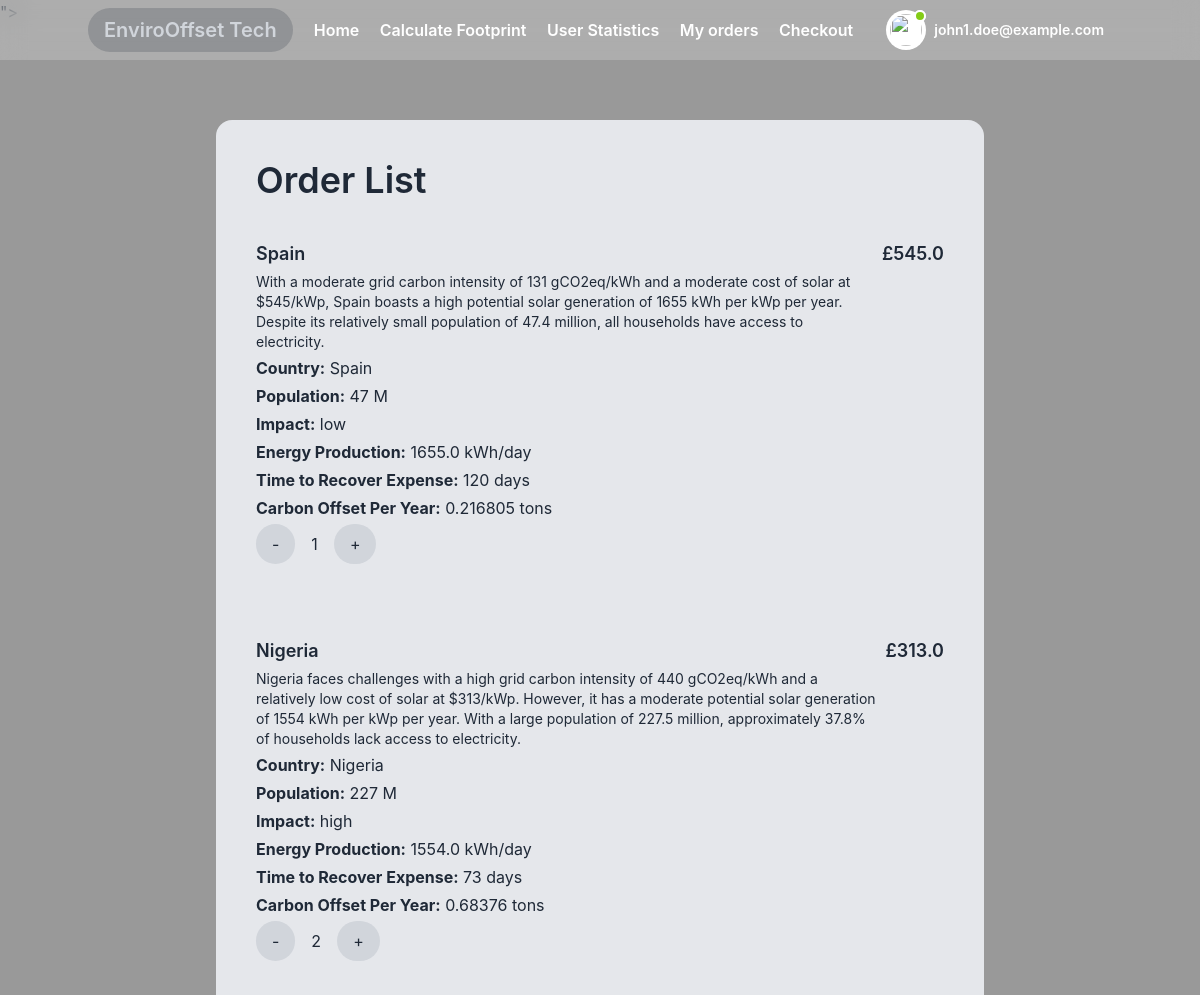
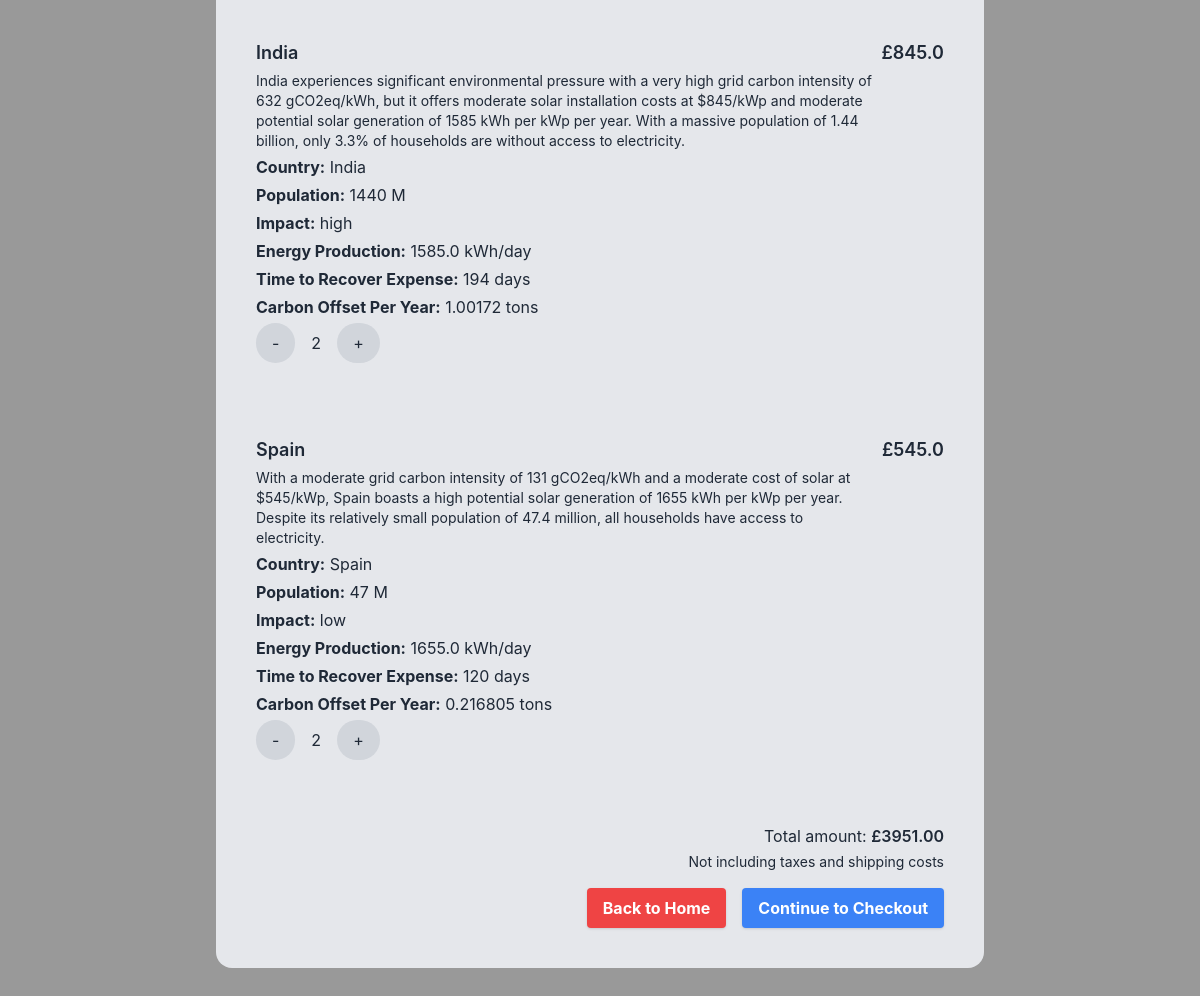
The page /user/cart (signed in) on the database its author committed (2 pictures, top to bottom).
### main.py (models this page shows, shortened)
class User(db.Model):
    id=db.Column(db.Integer, primary_key=True)
    fname=db.Column(db.String(255), nullable=False)
    lname=db.Column(db.String(255), nullable=False)
    email=db.Column(db.String(255), nullable=False)
    password=db.Column(db.String(255), nullable=False)
    country=db.Column(db.String(255), nullable=False)
    total_contribution = db.Column(db.Float, default=None)
    total_carbon_offset = db.Column(db.Float, default=None)
    carbon_footprint = db.Column(db.Float, default=None)
    offset_under_neutral = db.Column(db.Float, default=None)

class Cart(db.Model):
    id = db.Column(db.Integer, primary_key=True)
    user_id = db.Column(db.Integer, db.ForeignKey('user.id'), nullable=False)
    product_id = db.Column(db.Integer, db.ForeignKey('product.id'), nullable=False)
    quantity = db.Column(db.Integer, nullable=False)
    def __repr__(self):
        return f'Cart( "{self.user_id}", "{self.product_id}", "{self.quantity}")'

class Product(db.Model):
    id = db.Column(db.Integer, primary_key=True)
    name = db.Column(db.String(255), nullable=False)
    description = db.Column(db.Text, nullable=True)
    price = db.Column(db.Float, nullable=False)
    country = db.Column(db.String(255), nullable=False)
    population = db.Column(db.Integer, nullable=False)
    impact = db.Column(db.String(20), nullable=False)  # 'high', 'neutral', 'low'
    energy_production = db.Column(db.Float, default=None)  # in kWh/day
    time_to_recover_expense = db.Column(db.Integer, default=None)  # in days
    carbon_offset_per_year = db.Column(db.Float, default=None)  # in tons
    electricity_grid_network_km = db.Column(db.Float, default=None)  # in km

### main.py (the view)
@app.route("/user/cart",methods=['GET','POST'])
def userCart():
    userId = session.get('user_id')
    user = User().query.filter_by(id=userId).first()
    if request.method == 'POST':
        cartItems = Cart().query.filter_by(user_id=userId).all()
        total_val = 0
        total_offset = 0
        total_contribution = 0
        for item in cartItems:
            product = Product().query.filter_by(id=item.product_id).first()
            total_val += (item.quantity * (Product().query.filter_by(id=item.product_id).first().price))
            total_contribution += product.price * item.quantity
            total_offset += product.carbon_offset_per_year * item.quantity
        new_order = Order(user_id=userId, order_date=datetime.datetime.now(), total_amount=total_val, is_Paid=False)
        db.session.add(new_order)
        db.session.commit()
        metrics = Metrics(user_id=userId, order_id=new_order.id, contribution_done=total_contribution, total_carbon_offset=total_offset)
        db.session.add(metrics)
        db.session.commit()
        for items in cartItems:
            new_OrderDetail = OrderDetails(order_id=new_order.id , product_id=items.product_id, quantity=items.quantity)
            db.session.add(new_OrderDetail)
            db.session.commit()
            print('new_OrderDetail',new_OrderDetail.id)
        print('orderId',new_order.id)
        session['new_order_id'] = new_order.id
        return redirect(f"/user/payment/{new_order.id}")
    else:
        userId=session.get('user_id')
        cartItems = Cart().query.filter_by(user_id=userId).all()
        print(cartItems)
        productList = []
        for cart in cartItems:
            product = Product().query.filter_by(id=cart.product_id).first()
            productList.append(product)
        cartSize = len(cartItems)
        return render_template("user/cart.html", data = zip(cartItems,productList), cartSize=cartSize, client_id=client_id,user=user)

### templates/user/cart.html (shortened to what this page needs)
<!DOCTYPE html>
<html lang="en">
<head>
	<link href="https://fonts.bunny.net/css?family=figtree:400,500,600&display=swap" rel="stylesheet" />
	<link href="https://unpkg.com/boxicons@2.1.4/css/boxicons.min.css" rel="stylesheet" />
	<link href="https://cdn.jsdelivr.net/npm/remixicon@3.5.0/fonts/remixicon.css" rel="stylesheet" />
	<link rel="stylesheet" href="{{ url_for('static', filename='styles/layout.css') }}" />
	<script src="https://cdn.tailwindcss.com"></script>
</head>
<body class="text-gray-800 font-inter bg-cover bg-fixed bg-center" style="background-image: linear-gradient(rgba(0, 0, 0, 0.4), rgba(0, 0, 0, 0.4)), url('{{ url_for('static', filename='images/SolarPanels.jpg') }}')">">
    {% include 'user/navbar.html' %}
	<main class="w-full transition-all main my-24">
		{% if data and cartSize!=0 %}
		<div class="flex flex-col max-w-3xl p-6 space-y-4 sm:p-10 m-auto bg-gray-200 rounded-2xl">
			<h1 class="text-4xl font-semibold">Order List</h1>
			<ul class="flex flex-col divide-y dark:divide-gray-700">
				{% set totals = [] %}
				{% for cart,product in data %}
				<li class="flex flex-col py-6 sm:flex-row sm:justify-between">
					<div class="flex w-full space-x-2 sm:space-x-4">
						<div class="flex flex-col justify-between w-full pb-4">
							<div class="flex justify-between w-full pb-2 space-x-2">
								<div class="space-y-1">
									<h3 class="text-lg font-semibold leadi sm:pr-8">{{product.name}}</h3>
									<p class="text-sm dark:text-gray-600">{{product.description}}</p>
									<p><strong>Country:</strong> {{ product.country }}</p>
									<p><strong>Population:</strong> {{ product.population }} M</p>
									<p><strong>Impact:</strong> {{ product.impact }}</p>
									<p><strong>Energy Production:</strong> {{ product.energy_production }} kWh/day</p>
									<p><strong>Time to Recover Expense:</strong> {{ product.time_to_recover_expense }}
										days</p>
									<p><strong>Carbon Offset Per Year:</strong> {{ product.carbon_offset_per_year }}
										tons</p>
									<div class="inline-flex h-10">
										<form action="/DecrCart/{{product.id}}" method="POST">
											<button
												class="bg-gray-300 hover:bg-gray-400 text-gray-800 py-2 px-4 rounded-full"
												type="submit">
												-
											</button>
										</form>
										<h1 class="dark:text-gray-400 py-2 px-4">{{cart.quantity}}</h1>
										<form action="/IncrCart/{{product.id}}" method="POST">
											<button
												class="bg-gray-300 hover:bg-gray-400 text-gray-800 py-2 px-4 rounded-full"
												type="submit">
												+
											</button>
										</form>
									</div>
								</div>
								<div class="text-right">
									<p class="text-lg font-semibold">£{{product.price}}</p>
								</div>
							</div>
						</div>
					</div>
				</li>
				{% endfor %}
			</ul>
			<div class="space-y-1 text-right">
				<p>Total amount:
					<span class="font-semibold">£{{ '%0.2f' | format(totals | sum) }}</span>
				</p>
				<p class="text-sm dark:text-gray-400">Not including taxes and shipping costs</p>
			</div>
			<div class="flex justify-end space-x-4">
				<a href="/user/home">
					<button type="button"
					class="bg-red-500 hover:bg-blue-600 text-white font-bold py-2 px-4 rounded shadow">Back
						<span class="sr-only sm:not-sr-only">to Home</span>
					</button>
				</a>
				<form action="/user/cart" method="post">
					<button type="submit"
					class="bg-blue-500 hover:bg-blue-600 text-white font-bold py-2 px-4 rounded shadow"
						 >
						<span class="sr-only sm:not-sr-only">Continue to Checkout</span>
					</button>
				</form>
			</div>
		</div>
		{% endif %}
	</main>
</body>
</html>

### templates/user/navbar.html (shortened to what this page needs)
<header class="bg-white bg-opacity-20 backdrop-blur-md absolute top-0 left-0 right-0 z-50" id="Home">
    <div class="container mx-auto flex items-center justify-between py-2">
        <div>
            <div
                class="font-semibold text-xl text-gray-300 bg-gray-800 bg-opacity-20 rounded-full px-4 py-2 hover:text-white hover:bg-black px-4">
                EnviroOffset Tech</div>
        </div>
        <div class="space-x-4">
            <a href="/user/home"
                class="font-semibold text-white hover:text-yellow-300 hover:border-b-2 border-yellow-300">Home</a>
            <a href="/user/upload_foot"
                class="font-semibold text-white hover:text-yellow-300 hover:border-b-2 border-yellow-300">Calculate Footprint</a>
            <a href="/user/statistics"
                class="font-semibold text-white hover:text-yellow-300 hover:border-b-2 border-yellow-300">User Statistics</a>
            <a href="/user/orders"
                class="font-semibold text-white hover:text-yellow-300 hover:border-b-2 border-yellow-300">My orders</a>
            <a href="/user/cart"
                class="font-semibold text-white hover:text-yellow-300 hover:border-b-2 border-yellow-300">Checkout</a>
        </div>
        <div class="dropdown ml-3">
            <button type="button" class="dropdown-toggle flex items-center">
                <div class="flex-shrink-0 w-10 h-10 relative">
                    <div class="p-1 bg-white rounded-full focus:outline-none focus:ring">
                        <img class="w-8 h-8 rounded-full" src="https://laravelui.spruko.com/tailwind/ynex/build/assets/images/faces/9.jpg" alt=""/>
                        <div class="top-0 left-7 absolute w-3 h-3 bg-lime-500 border-2 border-white rounded-full"></div>
                    </div>
                </div>
                <div class="p-2 md:block text-left">
                    {% if user %}
                    <h2 class="text-sm font-semibold text-white">{{user.email}}</h2>
                    {% else %}
                    <h2 class="text-sm font-semibold text-white">User</h2>
                    {% endif %}
                </div>
            </button>
        </div>
    </div>
</header>

### static/styles/layout.css (style rules this page uses)
html { line-height: 1.5; -webkit-text-size-adjust: 100%; -moz-tab-size: 4; -o-tab-size: 4; tab-size: 4; font-family: ui-sans-serif, system-ui, -apple-system, BlinkMacSystemFont, "Segoe UI", Roboto, "Helvetica Neue", Arial, "Noto Sans", sans-serif, "Apple Color Emoji", "Segoe UI Emoji", "Segoe UI Symbol", "Noto Color Emoji"; font-feature-settings: normal; font-variation-settings: normal; }
body { margin: 0; line-height: inherit; }
h1, h2, h3, h4, h5, h6 { font-size: inherit; font-weight: inherit; }
a { color: inherit; text-decoration: inherit; }
b, strong { font-weight: bolder; }
button, input, optgroup, select, textarea { font-family: inherit; font-feature-settings: inherit; font-variation-settings: inherit; font-size: 100%; font-weight: inherit; line-height: inherit; color: inherit; margin: 0; padding: 0; }
button, select { text-transform: none; }
button, [type='button'], [type='reset'], [type='submit'] { -webkit-appearance: button; background-color: transparent; background-image: none; }
blockquote, dl, dd, h1, h2, h3, h4, h5, h6, hr, figure, p, pre { margin: 0; }
ol, ul, menu { list-style: none; margin: 0; padding: 0; }
button, [role="button"] { cursor: pointer; }
img, svg, video, canvas, audio, iframe, embed, object { display: block; vertical-align: middle; }
img, video { max-width: 100%; height: auto; }
.absolute { position: absolute; }
.relative { position: relative; }
.left-0 { left: 0px; }
.top-0 { top: 0px; }
.z-50 { z-index: 50; }
.ml-3 { margin-left: 0.75rem; }
.flex { display: flex; }
.h-8 { height: 2rem; }
.w-8 { width: 2rem; }
.w-full { width: 100%; }
.items-center { align-items: center; }
.justify-between { justify-content: space-between; }
.rounded { border-radius: 0.25rem; }
.rounded-full { border-radius: 9999px; }
.bg-blue-500 { --tw-bg-opacity: 1; background-color: rgb(59 130 246 / var(--tw-bg-opacity)); }
.bg-white { --tw-bg-opacity: 1; background-color: rgb(255 255 255 / var(--tw-bg-opacity)); }
.p-1 { padding: 0.25rem; }
.p-6 { padding: 1.5rem; }
.px-4 { padding-left: 1rem; padding-right: 1rem; }
.py-2 { padding-top: 0.5rem; padding-bottom: 0.5rem; }
.pb-4 { padding-bottom: 1rem; }
.text-left { text-align: left; }
.font-inter { font-family: 'Inter', sans-serif; }
.text-lg { font-size: 1.125rem; line-height: 1.75rem; }
.text-sm { font-size: 0.875rem; line-height: 1.25rem; }
.text-xl { font-size: 1.25rem; line-height: 1.75rem; }
.font-bold { font-weight: 700; }
.font-semibold { font-weight: 600; }
.text-gray-300 { --tw-text-opacity: 1; color: rgb(209 213 219 / var(--tw-text-opacity)); }
.text-gray-800 { --tw-text-opacity: 1; color: rgb(31 41 55 / var(--tw-text-opacity)); }
.text-white { --tw-text-opacity: 1; color: rgb(255 255 255 / var(--tw-text-opacity)); }
.transition-all { transition-property: all; transition-timing-function: cubic-bezier(0.4, 0, 0.2, 1); transition-duration: 150ms; }

### rows shown on the page
User: email "john1.doe@example.com"
Cart: name "Spain", description "With a moderate grid carbon intensity of 131 gCO2eq/kWh and a moderate cost of solar at $545/kWp, Spain boasts a high potential solar generation of 1655 kWh per kWp per year. Despite its relatively small population of 47.4 million, all households have access to electricity.", country "Spain", population "47", impact "low", energy_production "1655.0", time_to_recover_expense "120", carbon_offset_per_year "0.216805", quantity "1", price "545.0"
Cart: name "Nigeria", description "Nigeria faces challenges with a high grid carbon intensity of 440 gCO2eq/kWh and a relatively low cost of solar at $313/kWp. However, it has a moderate potential solar generation of 1554 kWh per kWp per year. With a large population of 227.5 million, approximately 37.8% of households lack access to electricity.", country "Nigeria", population "227", impact "high", energy_production "1554.0", time_to_recover_expense "73", carbon_offset_per_year "0.68376", quantity "2", price "313.0"
Cart: name "India", description "India experiences significant environmental pressure with a very high grid carbon intensity of 632 gCO2eq/kWh, but it offers moderate solar installation costs at $845/kWp and moderate potential solar generation of 1585 kWh per kWp per year. With a massive population of 1.44 billion, only 3.3% of households are without access to electricity.", country "India", population "1440", impact "high", energy_production "1585.0", time_to_recover_expense "194", carbon_offset_per_year "1.00172", quantity "2", price "845.0"
Cart: name "Spain", description "With a moderate grid carbon intensity of 131 gCO2eq/kWh and a moderate cost of solar at $545/kWp, Spain boasts a high potential solar generation of 1655 kWh per kWp per year. Despite its relatively small population of 47.4 million, all households have access to electricity.", country "Spain", population "47", impact "low", energy_production "1655.0", time_to_recover_expense "120", carbon_offset_per_year "0.216805", quantity "2", price "545.0"

### other values the page prints
{{ '%0.2f' | format(totals | sum) }} "3951.00"
